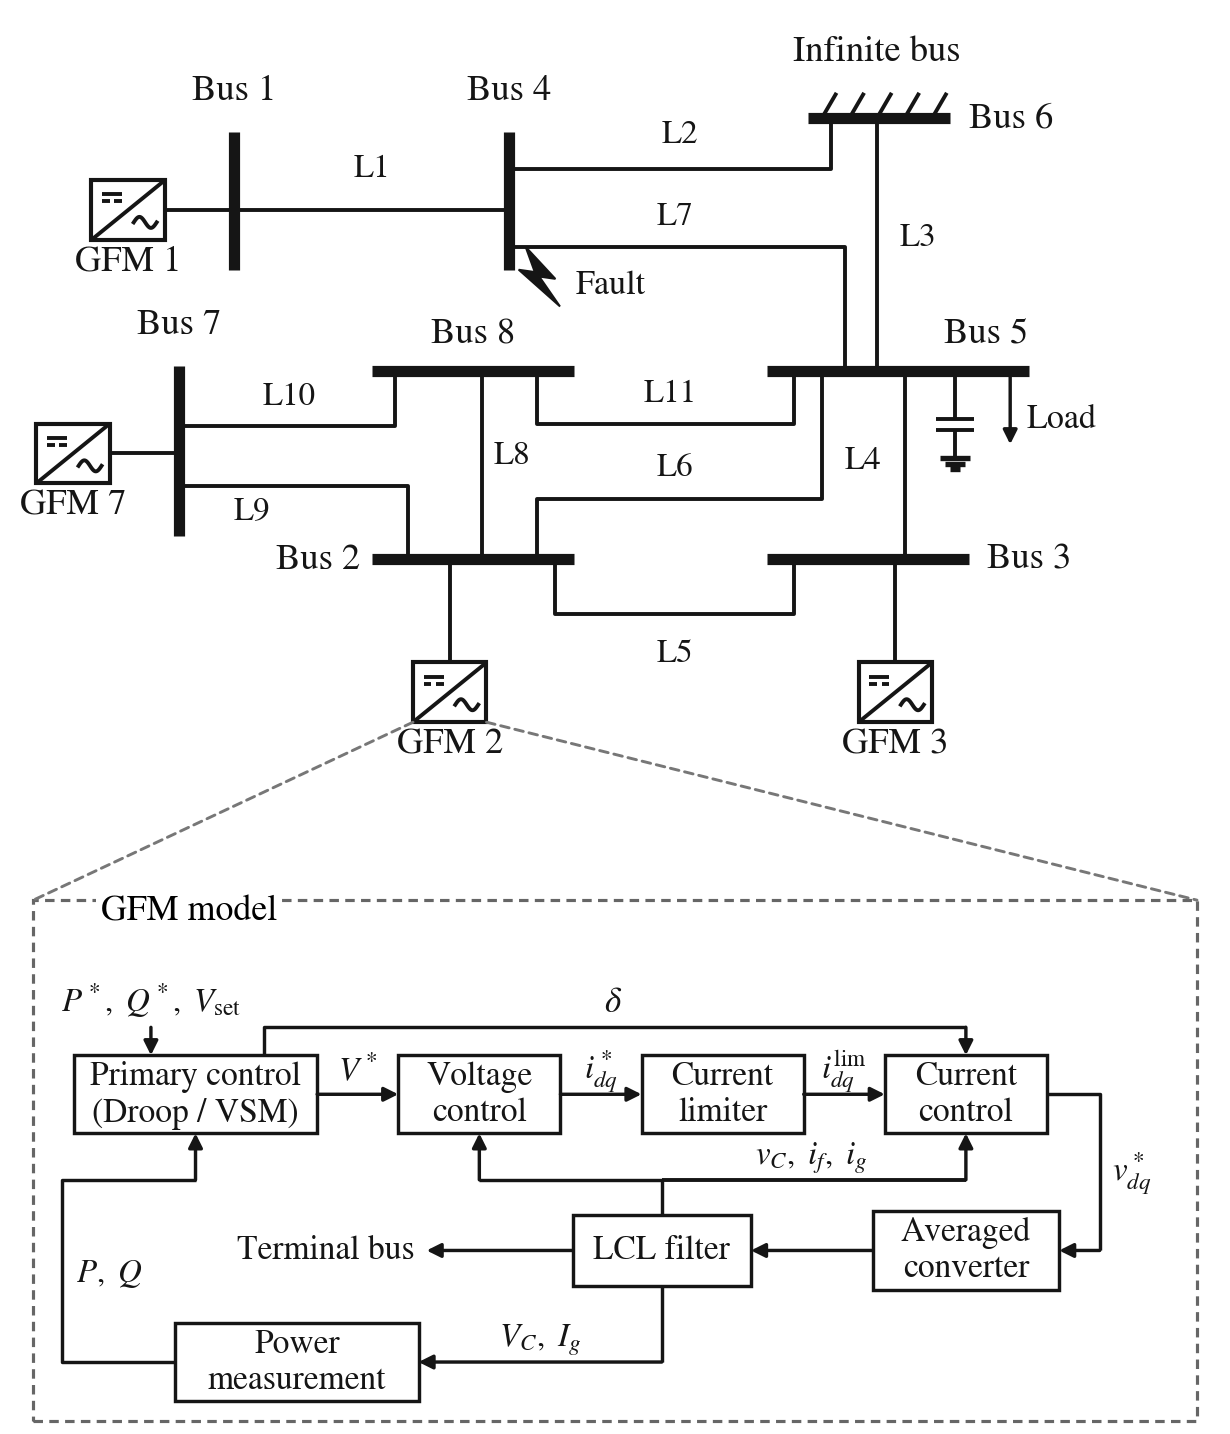

Here is the Python script that generated this plot:
"""Draw manuscript Fig. 1: pre-fault network and a common GFM model overview.

Run from the repository root: python docs/figures/system.py
Writes vector PDF/SVG and a PNG preview next to this script. No simulation.
Self-contained drawing code: only the branch list in studies/inputs/study.toml
is read, to check that the drawn topology still matches the study.
"""
from pathlib import Path
import argparse
import tomllib

import numpy as np
import matplotlib
matplotlib.use('Agg')
import matplotlib.pyplot as plt
from matplotlib.patches import Rectangle, Polygon, FancyArrowPatch, ConnectionPatch

HERE = Path(__file__).resolve().parent
ROOT = HERE.parents[1]
INK = '#151515'


def polyline(ax, points, **kw):
    xy = np.array(points); ax.plot(xy[:,0], xy[:,1], solid_capstyle='butt', **kw)


def ground(ax, x, y):
    for k, w in enumerate([.32,.22,.11]):
        polyline(ax, [(x-w,y-.12*k),(x+w,y-.12*k)], color=INK, lw=1.1)


def text(ax, x, y, label, size=7.5, **kw):
    return ax.text(x, y, label, fontsize=size, ha=kw.pop('ha', 'center'),
                   va=kw.pop('va', 'center'), color=INK, **kw)


def wire(ax, points, arrow=False, **kw):
    if arrow:
        if len(points) > 2:
            polyline(ax, points[:-1], color=INK, lw=.7, **kw)
        ax.add_patch(FancyArrowPatch(points[-2], points[-1], arrowstyle='-|>',
                                    mutation_scale=6, color=INK, lw=.7,
                                    shrinkA=0, shrinkB=0, zorder=6, **kw))
    else:
        polyline(ax, points, color=INK, lw=.8, **kw)


def converter(ax, x, y, w=1.6, h=1.3):
    """DC/AC converter icon. It does not introduce a modeled DC subsystem."""
    ax.add_patch(Rectangle((x-w/2, y-h/2), w, h, fc='white', ec=INK, lw=.85, zorder=5))
    wire(ax, [(x-w/2, y-h/2), (x+w/2, y+h/2)], zorder=6)
    # DC: solid line over a dashed line, in the upper-left triangle.
    wire(ax, [(x-.57,y+.34),(x-.13,y+.34)], zorder=6)
    for a,b in [(-.57,-.40),(-.30,-.13)]:
        wire(ax, [(x+a,y+.19),(x+b,y+.19)], zorder=6)
    xx=np.linspace(0,.5,40)
    ax.plot(x+.12+xx, y-.27+.12*np.sin(2*np.pi*xx/.5), color=INK, lw=.8, zorder=6)


# Fixed eight-bus layout. Lines from above and below Bus 5 are offset so none
# appears to pass through it; Bus 5 is long enough to carry the load and capacitor.
TOPOLOGY={1:(1,4),2:(4,6),3:(5,6),4:(3,5),5:(2,3),6:(2,5),7:(4,5),8:(2,8),9:(2,7),10:(7,8),11:(5,8)}
BARS={1:((5,11.7),(5,14.7)),4:((11,11.7),(11,14.7)),6:((17.5,15),(20.6,15)),
      7:((3.8,5.9),(3.8,9.6)),8:((8,9.5),(12.4,9.5)),2:((8,5.4),(12.4,5.4)),
      5:((16.6,9.5),(22.3,9.5)),3:((16.6,5.4),(21,5.4))}
PATHS={1:[(5,13),(11,13)],2:[(11,13.9),(18,13.9),(18,15)],3:[(19.0,9.5),(19.0,15)],
       4:[(19.6,5.4),(19.6,9.5)],5:[(12,5.4),(12,4.2),(17.2,4.2),(17.2,5.4)],
       6:[(11.6,5.4),(11.6,6.7),(17.8,6.7),(17.8,9.5)],7:[(11,12.2),(18.3,12.2),(18.3,9.5)],
       8:[(10.4,5.4),(10.4,9.5)],9:[(8.8,5.4),(8.8,7),(3.8,7)],
       10:[(3.8,8.3),(8.5,8.3),(8.5,9.5)],11:[(17.2,9.5),(17.2,8.35),(11.6,8.35),(11.6,9.5)]}
# Every horizontal line is labeled above it, except L5 below.
LINE_LABELS={1:(8,13.9),2:(14.7,14.65),3:(19.5,12.4),4:(18.7,7.55),5:(14.6,3.35),
             6:(14.6,7.4),7:(14.6,12.85),8:(11.05,7.65),9:(5.4,6.45),10:(6.2,8.95),11:(14.5,9.0)}


def network(ax, cfg):
    drawn = {j: tuple(b) for j, b in enumerate(cfg['network']['branches'], 1)}
    assert drawn == TOPOLOGY, 'Update the fixed eight-bus layout for changed topology'
    ax.set(xlim=(.1,26.5), ylim=(.7,17.4), aspect='equal'); ax.axis('off')
    for j, path in PATHS.items():
        wire(ax, path)  # All pre-fault lines are connected, including L7.
    for a,b in BARS.values():
        polyline(ax,[a,b],color=INK,lw=2.3,zorder=3)
    for bus,x,y,port in [(1,2.7,13,(5,13)),(7,1.5,7.7,(3.8,7.7)),
                         (2,9.7,2.5,(9.7,5.4)),(3,19.4,2.5,(19.4,5.4))]:
        end=(x+.8,y) if bus in [1,7] else (x,y+.65)
        wire(ax,[end,port]); converter(ax,x,y)
        text(ax,x,y-1.12,f'GFM {bus}',7.5)  # numbered by bus, as in the result plots
    for x in [17.8,18.4,19,19.6,20.2]:
        wire(ax,[(x,15),(x+.32,15.55)])
    text(ax,19,16.45,'Infinite bus',7.5)
    # Each label sits at a bar end or centered above it, away from line labels.
    labels={1:(5,15.6,'center'),4:(11,15.6,'center'),6:(21.0,15,'left'),
            7:(3.8,10.5,'center'),8:(10.2,10.3,'center'),2:(7.75,5.4,'right'),
            3:(21.4,5.4,'left'),5:(22.3,10.3,'right')}
    for b,(x,y,ha) in labels.items():
        text(ax,x,y,f'Bus {b}',7.5,ha=ha,bbox=dict(fc='white',ec='none',pad=.2),zorder=8)
    for j,(x,y) in LINE_LABELS.items():
        ha='left' if j==3 else 'center'
        text(ax,x,y,f'L{j}',6.8,ha=ha,bbox=dict(fc='white',ec='none',pad=.15),zorder=7)
    # Shunt capacitor (unlabeled; named in the caption) inside, load at the bar end.
    wire(ax,[(20.7,9.5),(20.7,8.45)])
    for y in [8.45,8.2]:wire(ax,[(20.28,y),(21.12,y)])
    wire(ax,[(20.7,8.2),(20.7,7.6)]);ground(ax,20.7,7.6)
    wire(ax,[(21.9,9.5),(21.9,7.9)],arrow=True)
    text(ax,22.25,8.45,'Load',7.0,ha='left')
    # A location annotation on L7 at its Bus 4 end, not a grounded circuit branch.
    bolt=[(12.1,10.9),(11.65,11.55),(12.0,11.5),(11.35,12.2),(11.55,11.65),(11.2,11.7)]
    ax.add_patch(Polygon(bolt,closed=True,fc=INK,ec=INK,lw=.4,zorder=9))
    text(ax,12.45,11.35,'Fault',7.0,ha='left')


def box(ax,x,y,w,h,label,size=7):
    ax.add_patch(Rectangle((x-w/2,y-h/2),w,h,fc='white',ec=INK,lw=.7,zorder=4))
    text(ax,x,y,label,size,zorder=5)


def control(ax):
    ax.set(xlim=(0,14.2),ylim=(0,6));ax.axis('off')
    # Functional view of machine()/rhs!: no PWM or DC-source dynamics implied.
    # Signal labels sit in the gaps between blocks, never on a wire.
    y=4.45;h=1.05
    blocks=[(1.85,3.0,'Primary control\n(Droop / VSM)'),(5.35,2.0,'Voltage\ncontrol'),
            (8.35,2.0,'Current\nlimiter'),(11.35,2.0,'Current\ncontrol')]
    for x,w,label in blocks:
        box(ax,x,y,w,h,label,6.9)
    for (x0,w0,_),(x1,w1,_),label in zip(blocks,blocks[1:],
                                         [r'$V^*$',r'$i^*_{dq}$',r'$i^{\rm lim}_{dq}$']):
        a,b=x0+w0/2,x1-w1/2
        wire(ax,[(a,y),(b,y)],arrow=True);text(ax,(a+b)/2,y+.32,label,6.8)
    top=y+h/2
    # References enter from above; the internal angle leaves from above.
    wire(ax,[(1.3,5.35),(1.3,top)],arrow=True)
    text(ax,1.3,5.72,r'$P^*,\ Q^*,\ V_{\rm set}$',6.8)
    # Internal angle selects the local dq frame throughout the inner controls.
    wire(ax,[(2.7,top),(2.7,5.35),(11.35,5.35),(11.35,top)],arrow=True)
    text(ax,7.0,5.68,r'$\delta$',7.2)
    box(ax,11.35,2.35,2.3,1.05,'Averaged\nconverter',6.9)
    box(ax,7.6,2.35,2.2,.95,'LCL filter',6.9)
    wire(ax,[(12.35,y),(13.0,y),(13.0,2.35),(12.5,2.35)],arrow=True)
    text(ax,13.15,3.4,r'$v^*_{dq}$',6.8,ha='left')
    wire(ax,[(10.2,2.35),(8.7,2.35)],arrow=True)
    wire(ax,[(6.5,2.35),(4.7,2.35)],arrow=True)
    text(ax,4.55,2.35,'Terminal bus',6.9,ha='right')
    # Electrical measurements enter the inner-control subsystem, not the limiter.
    wire(ax,[(7.6,2.825),(7.6,3.3),(5.35,3.3),(5.35,y-h/2)],arrow=True)
    wire(ax,[(11.35,3.3),(11.35,y-h/2)],arrow=True)
    wire(ax,[(7.6,3.3),(11.35,3.3)])
    text(ax,9.45,3.6,r'$v_C,\ i_f,\ i_g$',6.8)
    box(ax,3.1,.85,3.0,1.05,'Power\nmeasurement',6.9)
    wire(ax,[(7.6,1.875),(7.6,.85),(4.6,.85)],arrow=True)
    text(ax,6.1,1.15,r'$V_C,\ I_g$',6.8)
    wire(ax,[(1.6,.85),(.2,.85),(.2,3.3),(1.85,3.3),(1.85,y-h/2)],arrow=True)
    text(ax,.38,2.05,r'$P,\ Q$',6.8,ha='left')


def draw():
    cfg=tomllib.loads((ROOT/'studies/inputs/study.toml').read_text())
    plt.rcParams.update({'font.family':'STIXGeneral','mathtext.fontset':'stix',
                         'pdf.fonttype':42,'svg.fonttype':'none'})
    fig=plt.figure(figsize=(3.5,4.25),facecolor='white')
    net=fig.add_axes([.005,.405,.99,.59]);network(net,cfg)
    ctr=fig.add_axes([.035,.005,.94,.30]);control(ctr)
    # The lower Bus 2 GFM expands into the model view, rather than a new device.
    frame=Rectangle((.025,.008),.95,.35,transform=fig.transFigure,
                    fc='none',ec='#666666',lw=.65,linestyle=(0,(3,2)))
    fig.add_artist(frame)
    for start,end in [((8.9,1.85),(.025,.358)),((10.5,1.85),(.975,.358))]:
        fig.add_artist(ConnectionPatch(start,end,coordsA=net.transData,coordsB=fig.transFigure,
                                      color='#777777',lw=.6,linestyle=(0,(3,2))))
    fig.text(.08,.345,'GFM model',fontsize=7.4,
             bbox=dict(fc='white',ec='none',pad=1))
    return fig


def main():
    p=argparse.ArgumentParser(description=__doc__)
    p.add_argument('--output',type=Path,default=HERE)
    args=p.parse_args();args.output.mkdir(parents=True,exist_ok=True)
    fig=draw()
    for ext in ['pdf','svg','png']:
        path=args.output/f'system.{ext}'
        fig.savefig(path,dpi=350,facecolor='white',bbox_inches='tight',pad_inches=.025)
        if ext == 'svg':
            path.write_text('\n'.join(line.rstrip() for line in path.read_text().splitlines()) + '\n')
        print(path)
    plt.close(fig)


if __name__=='__main__':main()
